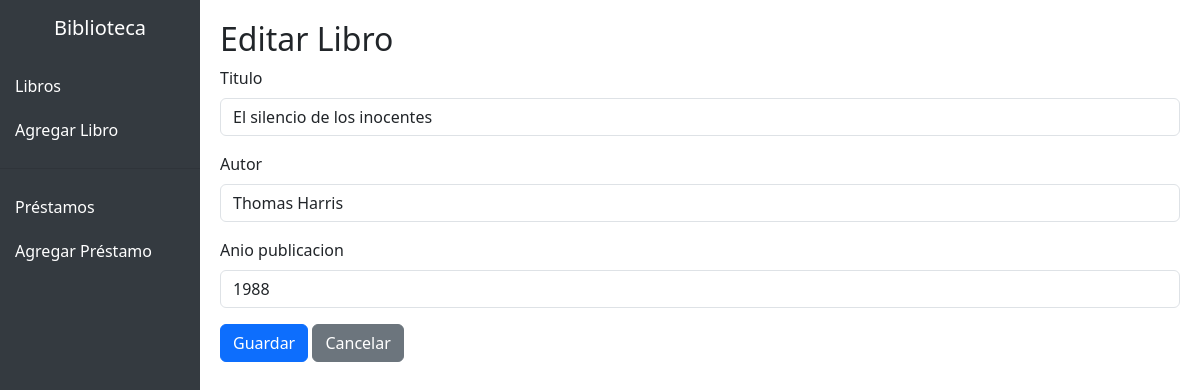
Page /libros/editar/3/ on the committed database.
### libros/models.py (models this page shows, shortened)
class Libro(models.Model):
    titulo = models.CharField(max_length=100)
    autor = models.CharField(max_length=50)
    anio_publicacion = models.IntegerField()

### libros/views.py (the view)
# urls.py: path('editar/<int:id>/', views.editar_libro, name='editar_libro'),
def editar_libro(request, id):
    libro = get_object_or_404(Libro, id=id)
    form = LibroForm(request.POST or None, instance=libro)
    if form.is_valid():
        form.save()
        return redirect('listar_libros')
    return render(request, 'libros/form.html', {'form': form})

### libros/forms.py
class LibroForm(forms.ModelForm):
    class Meta:
        model = Libro
        fields = '__all__'
    def __init__(self, *args, **kwargs):
        super().__init__(*args, **kwargs)
        for field in self.fields.values():
            field.widget.attrs.update({'class': 'form-control'})

### libros/templates/libros/form.html (shortened to what this page needs)
{% extends 'base.html' %} {% block content %}
<h2>{% if form.instance.pk %}Editar Libro{% else %}Crear Libro{% endif %}</h2>
<form method="POST" novalidate>
  {% csrf_token %} {% for field in form %}
  <div class="mb-3">
    <label for="{{ field.id_for_label }}" class="form-label"
      >{{ field.label }}</label
    >
    {{ field }}
  </div>
  {% endfor %}
  <button type="submit" class="btn btn-primary">Guardar</button>
  <a href="{% url 'listar_libros' %}" class="btn btn-secondary">Cancelar</a>
</form>
{% endblock %}

### templates/base.html (style rules this page uses)
body { display: flex; }

### rows in the picture
Libro: form "El silencio de los inocentes" "Thomas Harris" "1988"

### other values in the picture
{{ field.label }} "Titulo" "Autor" "Anio publicacion"
